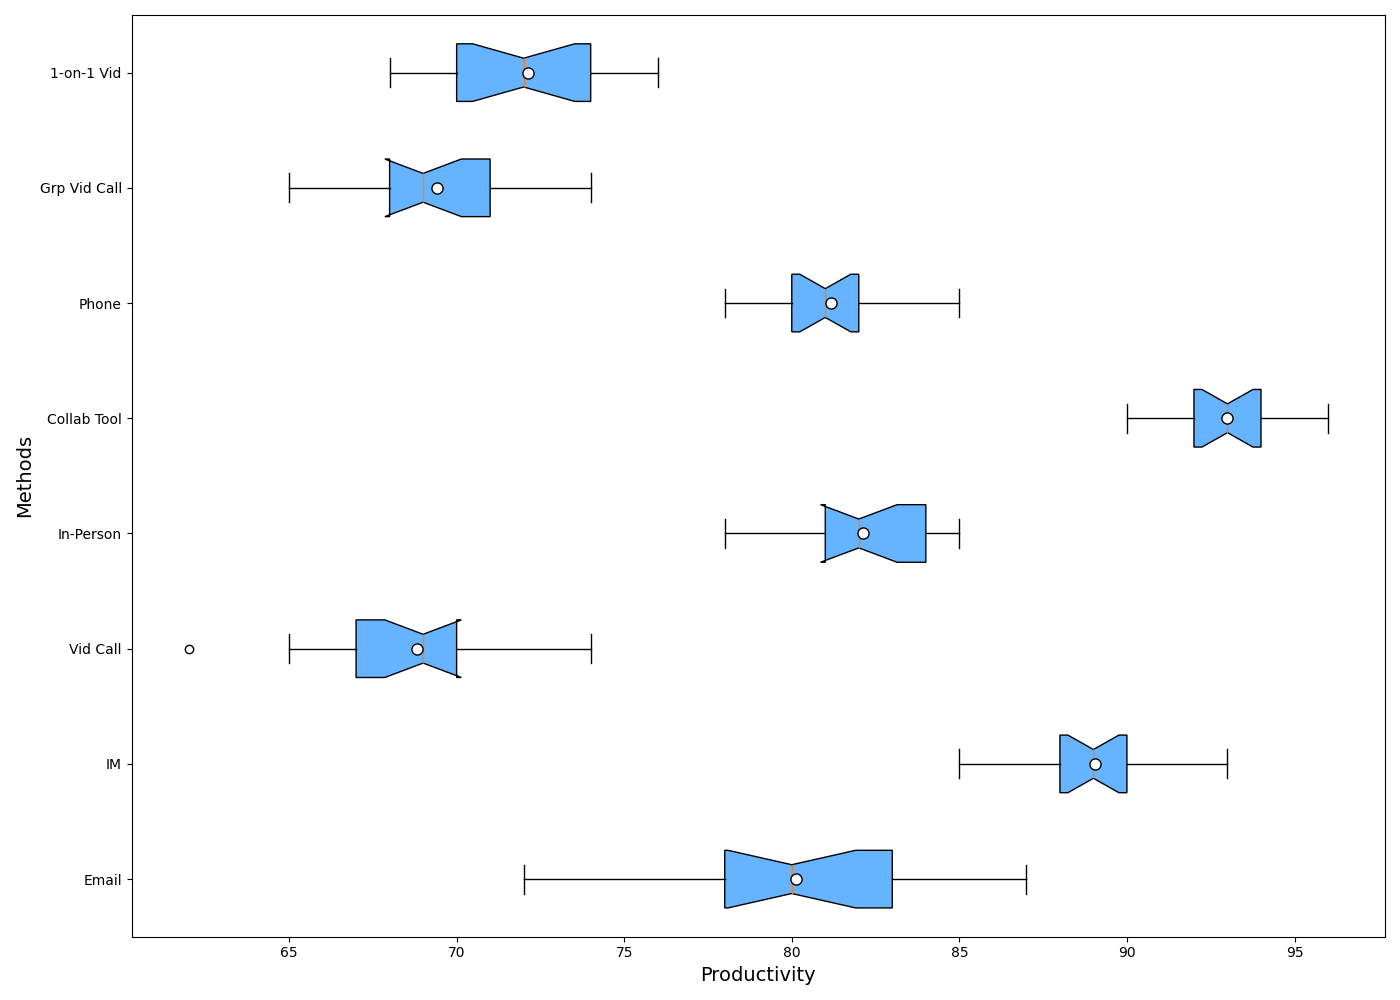

Write the Python code that produced this figure.
import matplotlib.pyplot as plt

communication_methods = [
    'Email', 'IM', 'Vid Call', 'In-Person',
    'Collab Tool', 'Phone', 'Grp Vid Call', '1-on-1 Vid'
]

productivity_scores = [
    [78, 72, 79, 75, 87, 76, 83, 80, 80, 84, 85, 78, 83, 79, 81, 80, 82],  # Emails
    [93, 90, 86, 89, 89, 90, 87, 88, 91, 85, 91, 88, 87, 90, 90, 88, 92],  # Instant Messaging
    [73, 65, 68, 62, 66, 69, 67, 74, 69, 72, 70, 71, 70, 68, 69, 70, 67],  # Video Calls
    [80, 79, 82, 83, 78, 84, 82, 80, 85, 84, 82, 81, 83, 83, 85, 81, 84],  # In-Person Meetings
    [95, 94, 91, 93, 95, 92, 94, 96, 92, 90, 93, 94, 92, 94, 91, 93, 92],  # Collaborative Tools
    [79, 78, 78, 84, 80, 81, 83, 80, 82, 82, 85, 81, 81, 79, 82, 80, 85],  # Phone Calls
    [68, 70, 69, 66, 70, 73, 73, 72, 71, 66, 74, 65, 67, 70, 69, 68, 69],  # Group Video Calls
    [76, 68, 71, 71, 74, 72, 72, 75, 74, 72, 73, 76, 75, 69, 69, 70, 69]   # One-on-One Video Calls
]

plt.figure(figsize=(14, 10))
box = plt.boxplot(
    productivity_scores,
    patch_artist=True,
    labels=communication_methods,
    notch=True,
    vert=False,  # Change to horizontal box plot
    showmeans=True,
    meanprops={"marker": "o", "markerfacecolor": "white", "markeredgecolor": "black", "markersize": 8}
)

# Use a single color for all box plots
single_color = '#66B3FF'
for patch in box['boxes']:
    patch.set_facecolor(single_color)

plt.xlabel('Productivity', fontsize=14)
plt.ylabel('Methods', fontsize=14)
plt.tight_layout()
plt.show()
